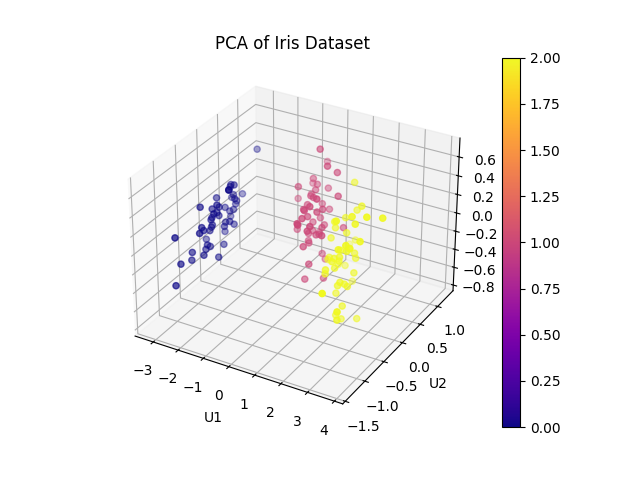

Reproduce this figure in Python.
#!/usr/bin/env python3
"""Plot 3D data"""
from mpl_toolkits.mplot3d import Axes3D
import matplotlib.pyplot as plt
import numpy as np

data = np.load("data.npy")
labels = np.load("labels.npy")

data_means = np.mean(data, axis=0)
norm_data = data - data_means
_, _, Vh = np.linalg.svd(norm_data)
pca_data = np.matmul(norm_data, Vh[:3].T)

fig = plt.figure()
ax = fig.add_subplot(111, projection='3d')

ax.set_title('PCA of Iris Dataset')
ax.set_xlabel('U1')
ax.set_ylabel('U2')
ax.set_zlabel('U3')

scatter = ax.scatter(pca_data[:, 0], pca_data[:, 1], pca_data[:, 2],
                     c=labels, cmap='plasma')
plt.colorbar(scatter)

plt.savefig('101-pca')
plt.show()
